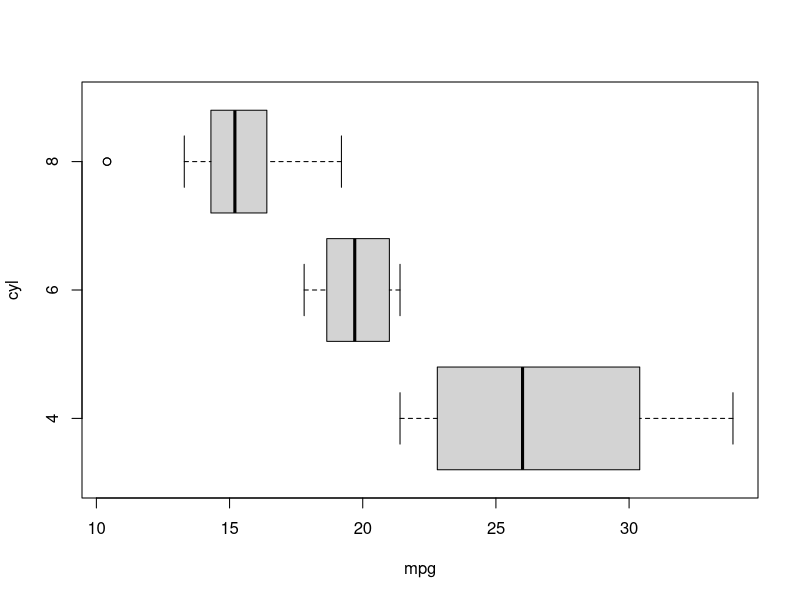

Here is the R script that generated this plot:
## ---- chunk 1
knitr::opts_chunk$set(echo = TRUE)
## ---- chunk 2
cars[1:3, ]
## ---- chunk 3
boxplot(mpg ~ cyl, data = mtcars, horizontal = T)
## ---- chunk 4
data(cars)
m1 <- lm(cars$dist ~ cars$speed)
summary(m1)
